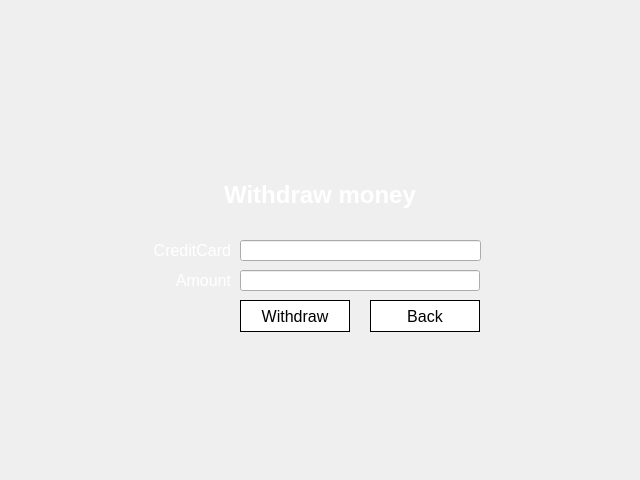
<?xml version="1.0" encoding="UTF-8"?>
<ui version="4.0">
 <class>withdraw</class>
 <widget class="QWidget" name="withdraw">
  <property name="geometry">
   <rect>
    <x>0</x>
    <y>0</y>
    <width>640</width>
    <height>480</height>
   </rect>
  </property>
  <property name="windowTitle">
   <string>Form</string>
  </property>
  <widget class="QPushButton" name="withdraw_button">
   <property name="geometry">
    <rect>
     <x>240</x>
     <y>300</y>
     <width>110</width>
     <height>32</height>
    </rect>
   </property>
   <property name="font">
    <font>
     <family>Arial</family>
     <pointsize>12</pointsize>
    </font>
   </property>
   <property name="styleSheet">
    <string notr="true">color: rgb(0, 0, 0);
background-color: rgb(255, 255, 255);
border-style:outset;
border-width:1px;</string>
   </property>
   <property name="text">
    <string>Withdraw</string>
   </property>
  </widget>
  <widget class="QPushButton" name="back_button">
   <property name="geometry">
    <rect>
     <x>370</x>
     <y>300</y>
     <width>110</width>
     <height>32</height>
    </rect>
   </property>
   <property name="font">
    <font>
     <family>Arial</family>
     <pointsize>12</pointsize>
    </font>
   </property>
   <property name="styleSheet">
    <string notr="true">color: rgb(0, 0, 0);
background-color: rgb(255, 255, 255);
border-style:outset;
border-width:1px;</string>
   </property>
   <property name="text">
    <string>Back</string>
   </property>
  </widget>
  <widget class="QLabel" name="label">
   <property name="geometry">
    <rect>
     <x>120</x>
     <y>240</y>
     <width>111</width>
     <height>20</height>
    </rect>
   </property>
   <property name="font">
    <font>
     <family>Arial</family>
     <pointsize>12</pointsize>
    </font>
   </property>
   <property name="styleSheet">
    <string notr="true">color: rgb(255, 255, 255);</string>
   </property>
   <property name="text">
    <string>CreditCard</string>
   </property>
   <property name="alignment">
    <set>Qt::AlignRight|Qt::AlignTrailing|Qt::AlignVCenter</set>
   </property>
  </widget>
  <widget class="QLabel" name="label_2">
   <property name="geometry">
    <rect>
     <x>120</x>
     <y>270</y>
     <width>111</width>
     <height>20</height>
    </rect>
   </property>
   <property name="font">
    <font>
     <family>Arial</family>
     <pointsize>12</pointsize>
    </font>
   </property>
   <property name="styleSheet">
    <string notr="true">color: rgb(255, 255, 255);</string>
   </property>
   <property name="text">
    <string>Amount</string>
   </property>
   <property name="alignment">
    <set>Qt::AlignRight|Qt::AlignTrailing|Qt::AlignVCenter</set>
   </property>
  </widget>
  <widget class="QLineEdit" name="credit_card_entry">
   <property name="geometry">
    <rect>
     <x>240</x>
     <y>240</y>
     <width>241</width>
     <height>21</height>
    </rect>
   </property>
   <property name="font">
    <font>
     <family>Arial</family>
     <pointsize>14</pointsize>
    </font>
   </property>
  </widget>
  <widget class="QLineEdit" name="amount_entry">
   <property name="geometry">
    <rect>
     <x>240</x>
     <y>270</y>
     <width>240</width>
     <height>21</height>
    </rect>
   </property>
   <property name="font">
    <font>
     <family>Arial</family>
     <pointsize>14</pointsize>
    </font>
   </property>
  </widget>
  <widget class="QLabel" name="label_5">
   <property name="geometry">
    <rect>
     <x>0</x>
     <y>0</y>
     <width>640</width>
     <height>480</height>
    </rect>
   </property>
   <property name="font">
    <font>
     <family>Arial</family>
    </font>
   </property>
   <property name="styleSheet">
    <string notr="true">border-image: url(./asset/home.png) 0 0 0 0 stretch stretch;</string>
   </property>
   <property name="text">
    <string/>
   </property>
  </widget>
  <widget class="QLabel" name="label_3">
   <property name="geometry">
    <rect>
     <x>170</x>
     <y>180</y>
     <width>300</width>
     <height>30</height>
    </rect>
   </property>
   <property name="font">
    <font>
     <family>Arial</family>
     <pointsize>18</pointsize>
     <weight>75</weight>
     <bold>true</bold>
    </font>
   </property>
   <property name="styleSheet">
    <string notr="true">color: rgb(255, 255, 255);</string>
   </property>
   <property name="text">
    <string>Withdraw money</string>
   </property>
   <property name="alignment">
    <set>Qt::AlignCenter</set>
   </property>
  </widget>
  <zorder>label_5</zorder>
  <zorder>withdraw_button</zorder>
  <zorder>back_button</zorder>
  <zorder>label</zorder>
  <zorder>label_2</zorder>
  <zorder>credit_card_entry</zorder>
  <zorder>amount_entry</zorder>
  <zorder>label_3</zorder>
 </widget>
 <resources/>
 <connections/>
</ui>
